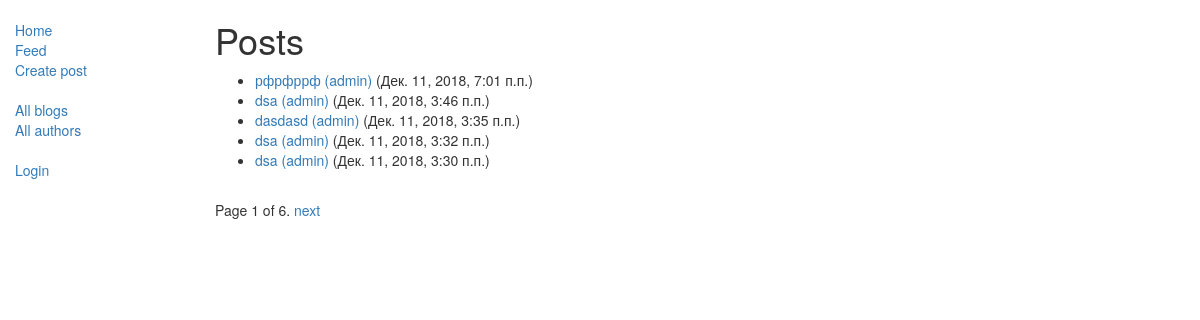
The app's page /blog/blogs/, older data.
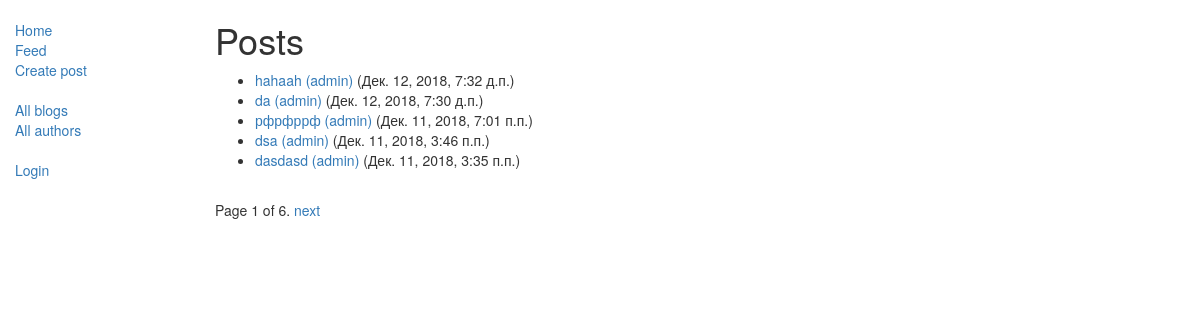
The same page, newer data.
### blog/models.py (models this page shows, shortened)
class Blog(models.Model):
    title = models.CharField(max_length=200)
    author = models.ForeignKey(Author, on_delete=models.SET_NULL, null=True)
    text = models.TextField()
    post_date = models.DateTimeField(auto_now_add=True)
    readedby = models.ManyToManyField('Author', related_name='readed', null=True, blank=True)
    class Meta:
        ordering = ['-post_date']
    def get_absolute_url(self):
        return reverse('blog-detail', args=[str(self.id)])

class Author(models.Model):
    user = models.OneToOneField(User, on_delete=models.CASCADE)
    following = models.ManyToManyField('Author', related_name='followers', null=True, blank=True)
    class Meta:
        ordering = ["user"]
    def get_absolute_url(self):
        return reverse('blogs-by-author', args=[str(self.id)])
    def __str__(self):
        return self.user.username

### blog/views.py (the view)
# urls.py: path('blogs/', views.BlogListView.as_view(), name='blogs'),
class BlogListView(generic.ListView):
    model = Blog
    paginate_by = 5

### blog/templates/blog/blog_list.html
{% extends "base.html" %}
    {% block content %}
    <h1>Posts</h1>
    {% if blog_list %}
        <ul>
            {% for blog in blog_list %}
                <li>
                    <a href="{{ blog.get_absolute_url }}">{{ blog.title }}</a>
                    <a href="{{ blog.author.get_absolute_url }}">({{ blog.author }})</a>
                    ({{ blog.post_date }})
                </li>
            {% endfor %}
        </ul>
    {% else %}
        <p>There are no posts.</p>
    {% endif %}
{% endblock %}

Row changes from the older to the newer data that the page shows:
no longer on this page (row unchanged): Blog: title "dsa", author "admin", post_date "Дек. 11, 2018, 3:32 п.п."
no longer on this page (row unchanged): Blog: title "dsa", author "admin", post_date "Дек. 11, 2018, 3:30 п.п."
added Blog: title "hahaah", author "admin", post_date "Дек. 12, 2018, 7:32 д.п."
added Blog: title "da", author "admin", post_date "Дек. 12, 2018, 7:30 д.п."
